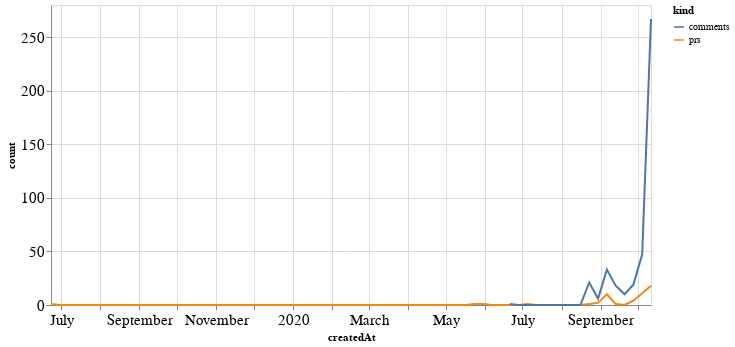

Notebook code for this chart:
### Code cell
alt.Chart(total_time, width=600).mark_line().encode(
    x='createdAt',
    y='count',
    color='kind'
)

### Figure 1 — Vega-Lite specification as saved in the notebook (floating-point values rounded to 4 significant figures; data arrays with more than 128 entries replaced by an {"elided": "..."} marker saying what was removed)
{"config": {"axisLeft": {"labelFontSize": 15}, "axisBottom": {"labelFontSize": 15}}, "data": {"name": "data-31c19c5e16aad4fea155b07c3da04043"}, "mark": "line", "encoding": {"color": {"type": "nominal", "field": "kind"}, "x": {"type": "temporal", "field": "createdAt"}, "y": {"type": "quantitative", "field": "count"}}, "width": 600, "$schema": "https://vega.github.io/schema/vega-lite/v4.8.1.json", "datasets": {"data-31c19c5e16aad4fea155b07c3da04043": {"elided": "138 records"}}}
